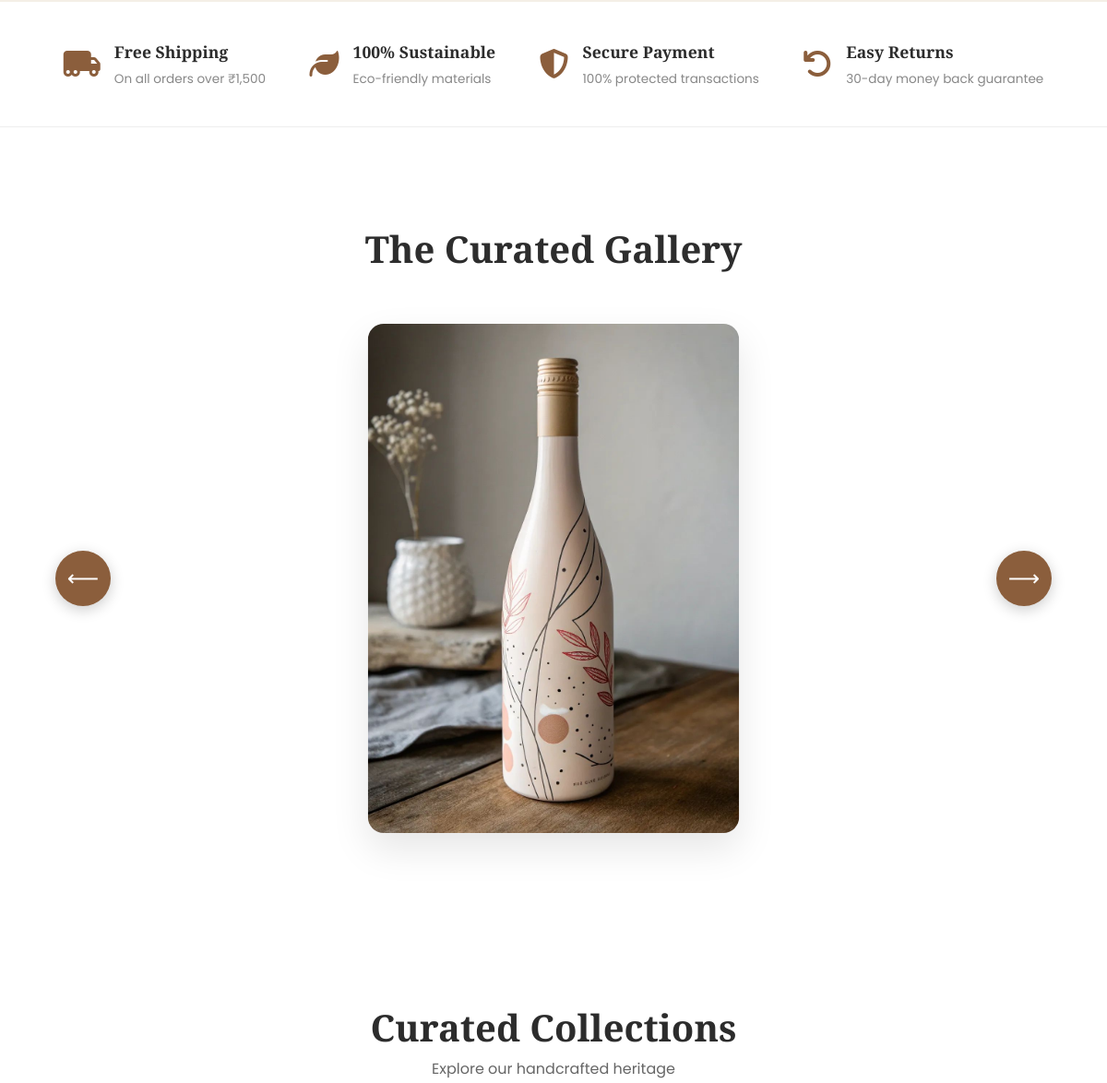
The app's page / (middle part), older data.
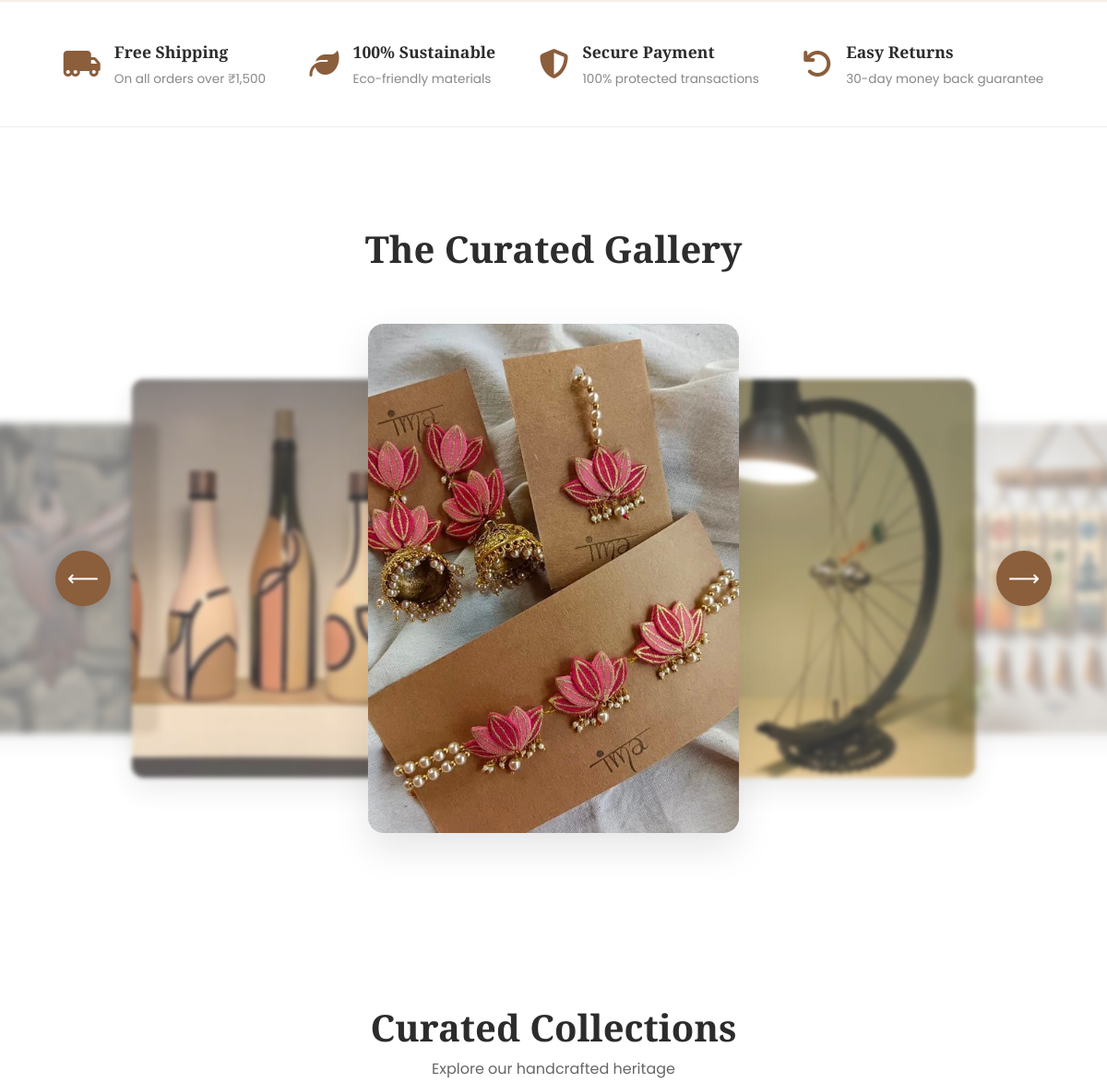
The same page, newer data.
### core/models.py (models this page shows, shortened)
class GalleryItem(models.Model):
    CATEGORY_CHOICES = [
        ('Ceramics', 'Ceramics'),
        ('Wood', 'Woodwork'),
        ('Textiles', 'Textiles'),
        ('Other', 'Other')
    ]
    title = models.CharField(max_length=100)
    price = models.DecimalField(max_digits=10, decimal_places=2, default=0.00)
    category = models.CharField(max_length=50, choices=CATEGORY_CHOICES, default='Other')
    image = models.ImageField(upload_to='gallery/')
    created_at = models.DateTimeField(auto_now_add=True)

### core/views.py (the view)
# urls.py: path('', views.home, name='home'),
def home(request):
    gallery_slider = GalleryItem.objects.all().order_by('-created_at')[:7]
    wood_products = Product.objects.filter(category__name='Wood')[:5]
    categories = Category.objects.all()[:4]
    return render(request, 'index.html', {
        'gallery_slider': gallery_slider,
        'wood_products': wood_products,
        'categories': categories
    })

### core/templates/index.html (shortened to what this page needs)
{% load static %}
<!DOCTYPE html>
<html lang="en">
<head>
    <link rel="stylesheet" href="{% static 'styles.css' %}">
    <link rel="stylesheet" href="https://cdnjs.cloudflare.com/ajax/libs/font-awesome/6.4.0/css/all.min.css">
</head>
<body>
    <section class="features-bar">
        <div class="feature-item">
            <i class="fas fa-truck-moving"></i>
            <div>
                <h4>Free Shipping</h4>
                <p>On all orders over ₹1,500</p>
            </div>
        </div>
        <div class="feature-item">
            <i class="fas fa-leaf"></i>
            <div>
                <h4>100% Sustainable</h4>
                <p>Eco-friendly materials</p>
            </div>
        </div>
        <div class="feature-item">
            <i class="fas fa-shield-alt"></i>
            <div>
                <h4>Secure Payment</h4>
                <p>100% protected transactions</p>
            </div>
        </div>
        <div class="feature-item">
            <i class="fas fa-undo"></i>
            <div>
                <h4>Easy Returns</h4>
                <p>30-day money back guarantee</p>
            </div>
        </div>
    </section>
    <section class="carousel-section">
    <h2 style="font-family: 'Playfair Display'; font-size: 2.5rem;">The Curated Gallery</h2>
    <div class="slider-outer-wrapper">
        <div class="slider-container">
            <div class="slider-wrapper" id="sliderWrapper">
                {% for item in gallery_slider %}
                <div class="slide"
                     data-name="{{ item.title }}"
                     data-price="{{ item.price }}"
                     data-img="{{ item.image.url }}">
                    <img src="{{ item.image.url }}" alt="{{ item.title }}">
                </div>
                {% empty %}
                <div class="slide active"><img src="{% static 'placeholder.jpg' %}" alt="Empty"><button class="add-to-cart-btn">No Items</button></div>
                {% endfor %}
                </div>
        </div>
        <div class="slider-nav">
            <button class="nav-arrow" id="prevBtn" aria-label="Previous">&#10229;</button>
            <button class="nav-arrow" id="nextBtn" aria-label="Next">&#10230;</button>
        </div>
    </div>
    </section>
    <section style="padding: 80px 5%; background: white;">
        <div style="text-align: center; margin-bottom: 50px;">
            <h2 style="font-family: 'Playfair Display'; font-size: 2.5rem; color: #2c2c2c;">Curated Collections</h2>
            <p style="color: #666; font-family: 'Poppins';">Explore our handcrafted heritage</p>
        </div>
    </section>
</body>
</html>

Row changes from the older to the newer data that the page shows:
removed GalleryItem: image (picture)
added GalleryItem: image (picture)
added GalleryItem: image (picture)
added GalleryItem: image (picture)
